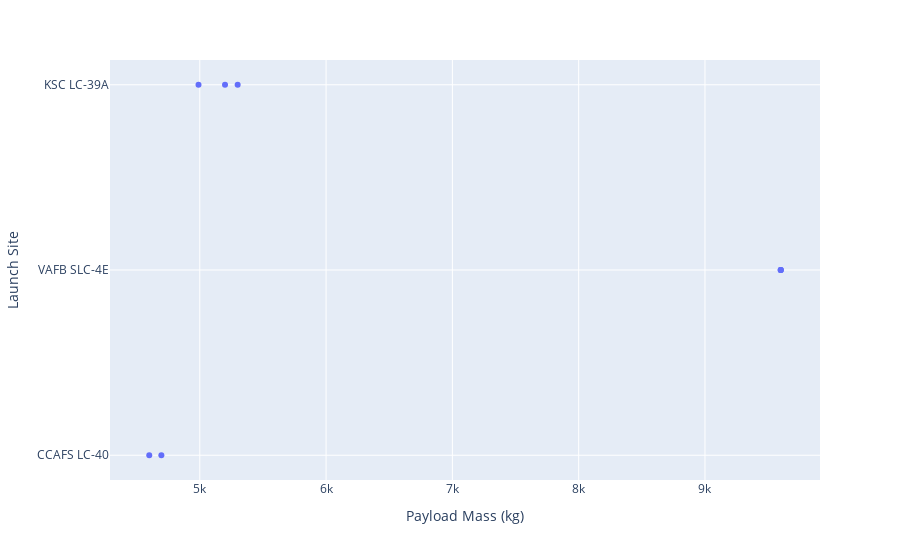

Notebook cell for this chart:
### Code cell
# import seaborn as sns
payL=spaceX_df[(spaceX_df['class']==1) & (spaceX_df['Payload Mass (kg)']>float(4000))]
px.scatter(payL,x='Payload Mass (kg)',y='Launch Site')

### Figure 1 — Plotly figure (JSON) as saved in the notebook; plotly's stock layout.template omitted (floating-point values rounded to 4 significant figures)
{"data": [{"hovertemplate": "Payload Mass (kg)=%{x}<br>Launch Site=%{y}<extra></extra>", "legendgroup": "", "marker": {"color": "#636efa", "symbol": "circle"}, "mode": "markers", "name": "", "orientation": "h", "showlegend": false, "type": "scatter", "x": [4696, 4600, 9600, 9600, 9600, 5300, 4990, 5200], "xaxis": "x", "y": ["CCAFS LC-40", "CCAFS LC-40", "VAFB SLC-4E", "VAFB SLC-4E", "VAFB SLC-4E", "KSC LC-39A", "KSC LC-39A", "KSC LC-39A"], "yaxis": "y"}], "layout": {"autosize": true, "legend": {"tracegroupgap": 0}, "margin": {"t": 60}, "xaxis": {"anchor": "y", "autorange": true, "domain": [0, 1], "range": [4267.0, 9933.0], "title": {"text": "Payload Mass (kg)"}, "type": "linear"}, "yaxis": {"anchor": "x", "autorange": true, "domain": [0, 1], "range": [-0.1549, 2.155], "title": {"text": "Launch Site"}, "type": "category"}}}
